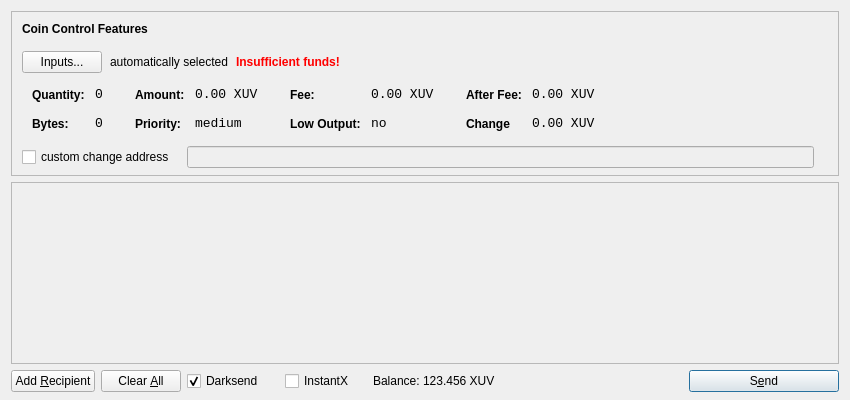
<?xml version="1.0" encoding="UTF-8"?>
<ui version="4.0">
 <class>SendCoinsDialog</class>
 <widget class="QDialog" name="SendCoinsDialog">
  <property name="geometry">
   <rect>
    <x>0</x>
    <y>0</y>
    <width>850</width>
    <height>400</height>
   </rect>
  </property>
  <property name="windowTitle">
   <string>Send Coins</string>
  </property>
  <layout class="QVBoxLayout" name="verticalLayout" stretch="0,1,0">
   <property name="bottomMargin">
    <number>8</number>
   </property>
   <item>
    <widget class="QFrame" name="frameCoinControl">
     <property name="sizePolicy">
      <sizepolicy hsizetype="Expanding" vsizetype="Expanding">
       <horstretch>0</horstretch>
       <verstretch>0</verstretch>
      </sizepolicy>
     </property>
     <property name="maximumSize">
      <size>
       <width>16777215</width>
       <height>16777215</height>
      </size>
     </property>
     <property name="frameShape">
      <enum>QFrame::StyledPanel</enum>
     </property>
     <property name="frameShadow">
      <enum>QFrame::Sunken</enum>
     </property>
     <layout class="QVBoxLayout" name="verticalLayoutCoinControl2">
      <property name="spacing">
       <number>-1</number>
      </property>
      <property name="leftMargin">
       <number>0</number>
      </property>
      <property name="topMargin">
       <number>0</number>
      </property>
      <property name="rightMargin">
       <number>0</number>
      </property>
      <property name="bottomMargin">
       <number>6</number>
      </property>
      <item>
       <layout class="QVBoxLayout" name="verticalLayoutCoinControl" stretch="0,0,0,0,1">
        <property name="spacing">
         <number>0</number>
        </property>
        <property name="leftMargin">
         <number>10</number>
        </property>
        <property name="topMargin">
         <number>10</number>
        </property>
        <item>
         <layout class="QHBoxLayout" name="horizontalLayoutCoinControl1">
          <property name="bottomMargin">
           <number>15</number>
          </property>
          <item>
           <widget class="QLabel" name="labelCoinControlFeatures">
            <property name="sizePolicy">
             <sizepolicy hsizetype="Preferred" vsizetype="Maximum">
              <horstretch>0</horstretch>
              <verstretch>0</verstretch>
             </sizepolicy>
            </property>
            <property name="font">
             <font>
              <weight>75</weight>
              <bold>true</bold>
             </font>
            </property>
            <property name="styleSheet">
             <string notr="true">font-weight:bold;</string>
            </property>
            <property name="text">
             <string>Coin Control Features</string>
            </property>
           </widget>
          </item>
         </layout>
        </item>
        <item>
         <layout class="QHBoxLayout" name="horizontalLayoutCoinControl2" stretch="0,0,0,0">
          <property name="spacing">
           <number>8</number>
          </property>
          <property name="bottomMargin">
           <number>10</number>
          </property>
          <item>
           <widget class="QPushButton" name="pushButtonCoinControl">
            <property name="styleSheet">
             <string notr="true"/>
            </property>
            <property name="text">
             <string>Inputs...</string>
            </property>
           </widget>
          </item>
          <item>
           <widget class="QLabel" name="labelCoinControlAutomaticallySelected">
            <property name="text">
             <string>automatically selected</string>
            </property>
            <property name="margin">
             <number>5</number>
            </property>
           </widget>
          </item>
          <item>
           <widget class="QLabel" name="labelCoinControlInsuffFunds">
            <property name="font">
             <font>
              <weight>75</weight>
              <bold>true</bold>
             </font>
            </property>
            <property name="styleSheet">
             <string notr="true">color:red;font-weight:bold;</string>
            </property>
            <property name="text">
             <string>Insufficient funds!</string>
            </property>
            <property name="margin">
             <number>5</number>
            </property>
           </widget>
          </item>
          <item>
           <spacer name="horizontalSpacerCoinControl">
            <property name="orientation">
             <enum>Qt::Horizontal</enum>
            </property>
            <property name="sizeHint" stdset="0">
             <size>
              <width>40</width>
              <height>1</height>
             </size>
            </property>
           </spacer>
          </item>
         </layout>
        </item>
        <item>
         <widget class="QWidget" name="widgetCoinControl" native="true">
          <property name="sizePolicy">
           <sizepolicy hsizetype="Preferred" vsizetype="Preferred">
            <horstretch>0</horstretch>
            <verstretch>0</verstretch>
           </sizepolicy>
          </property>
          <property name="minimumSize">
           <size>
            <width>0</width>
            <height>0</height>
           </size>
          </property>
          <property name="styleSheet">
           <string notr="true"/>
          </property>
          <layout class="QHBoxLayout" name="horizontalLayoutCoinControl5">
           <property name="margin">
            <number>0</number>
           </property>
           <item>
            <layout class="QHBoxLayout" name="horizontalLayoutCoinControl3" stretch="0,0,0,1">
             <property name="spacing">
              <number>20</number>
             </property>
             <property name="topMargin">
              <number>0</number>
             </property>
             <property name="bottomMargin">
              <number>10</number>
             </property>
             <item>
              <layout class="QFormLayout" name="formLayoutCoinControl1">
               <property name="horizontalSpacing">
                <number>10</number>
               </property>
               <property name="verticalSpacing">
                <number>14</number>
               </property>
               <property name="leftMargin">
                <number>10</number>
               </property>
               <property name="topMargin">
                <number>4</number>
               </property>
               <property name="rightMargin">
                <number>6</number>
               </property>
               <item row="0" column="0">
                <widget class="QLabel" name="labelCoinControlQuantityText">
                 <property name="styleSheet">
                  <string notr="true">font-weight:bold;</string>
                 </property>
                 <property name="text">
                  <string>Quantity:</string>
                 </property>
                 <property name="margin">
                  <number>0</number>
                 </property>
                </widget>
               </item>
               <item row="0" column="1">
                <widget class="QLabel" name="labelCoinControlQuantity">
                 <property name="font">
                  <font>
                   <family>Monospace</family>
                   <pointsize>10</pointsize>
                  </font>
                 </property>
                 <property name="cursor">
                  <cursorShape>IBeamCursor</cursorShape>
                 </property>
                 <property name="contextMenuPolicy">
                  <enum>Qt::ActionsContextMenu</enum>
                 </property>
                 <property name="text">
                  <string>0</string>
                 </property>
                 <property name="margin">
                  <number>0</number>
                 </property>
                 <property name="textInteractionFlags">
                  <set>Qt::LinksAccessibleByMouse|Qt::TextSelectableByKeyboard|Qt::TextSelectableByMouse</set>
                 </property>
                </widget>
               </item>
               <item row="1" column="0">
                <widget class="QLabel" name="labelCoinControlBytesText">
                 <property name="styleSheet">
                  <string notr="true">font-weight:bold;</string>
                 </property>
                 <property name="text">
                  <string>Bytes:</string>
                 </property>
                </widget>
               </item>
               <item row="1" column="1">
                <widget class="QLabel" name="labelCoinControlBytes">
                 <property name="font">
                  <font>
                   <family>Monospace</family>
                   <pointsize>10</pointsize>
                  </font>
                 </property>
                 <property name="cursor">
                  <cursorShape>IBeamCursor</cursorShape>
                 </property>
                 <property name="contextMenuPolicy">
                  <enum>Qt::ActionsContextMenu</enum>
                 </property>
                 <property name="text">
                  <string>0</string>
                 </property>
                 <property name="textInteractionFlags">
                  <set>Qt::LinksAccessibleByMouse|Qt::TextSelectableByKeyboard|Qt::TextSelectableByMouse</set>
                 </property>
                </widget>
               </item>
              </layout>
             </item>
             <item>
              <layout class="QFormLayout" name="formLayoutCoinControl2">
               <property name="horizontalSpacing">
                <number>10</number>
               </property>
               <property name="verticalSpacing">
                <number>14</number>
               </property>
               <property name="leftMargin">
                <number>6</number>
               </property>
               <property name="topMargin">
                <number>4</number>
               </property>
               <property name="rightMargin">
                <number>6</number>
               </property>
               <item row="0" column="0">
                <widget class="QLabel" name="labelCoinControlAmountText">
                 <property name="styleSheet">
                  <string notr="true">font-weight:bold;</string>
                 </property>
                 <property name="text">
                  <string>Amount:</string>
                 </property>
                 <property name="margin">
                  <number>0</number>
                 </property>
                </widget>
               </item>
               <item row="0" column="1">
                <widget class="QLabel" name="labelCoinControlAmount">
                 <property name="font">
                  <font>
                   <family>Monospace</family>
                   <pointsize>10</pointsize>
                  </font>
                 </property>
                 <property name="cursor">
                  <cursorShape>IBeamCursor</cursorShape>
                 </property>
                 <property name="contextMenuPolicy">
                  <enum>Qt::ActionsContextMenu</enum>
                 </property>
                 <property name="text">
                  <string>0.00 XUV</string>
                 </property>
                 <property name="textInteractionFlags">
                  <set>Qt::LinksAccessibleByMouse|Qt::TextSelectableByKeyboard|Qt::TextSelectableByMouse</set>
                 </property>
                </widget>
               </item>
               <item row="1" column="0">
                <widget class="QLabel" name="labelCoinControlPriorityText">
                 <property name="styleSheet">
                  <string notr="true">font-weight:bold;</string>
                 </property>
                 <property name="text">
                  <string>Priority:</string>
                 </property>
                </widget>
               </item>
               <item row="1" column="1">
                <widget class="QLabel" name="labelCoinControlPriority">
                 <property name="font">
                  <font>
                   <family>Monospace</family>
                   <pointsize>10</pointsize>
                  </font>
                 </property>
                 <property name="cursor">
                  <cursorShape>IBeamCursor</cursorShape>
                 </property>
                 <property name="contextMenuPolicy">
                  <enum>Qt::ActionsContextMenu</enum>
                 </property>
                 <property name="text">
                  <string>medium</string>
                 </property>
                 <property name="textInteractionFlags">
                  <set>Qt::LinksAccessibleByMouse|Qt::TextSelectableByKeyboard|Qt::TextSelectableByMouse</set>
                 </property>
                </widget>
               </item>
              </layout>
             </item>
             <item>
              <layout class="QFormLayout" name="formLayoutCoinControl3">
               <property name="horizontalSpacing">
                <number>10</number>
               </property>
               <property name="verticalSpacing">
                <number>14</number>
               </property>
               <property name="leftMargin">
                <number>6</number>
               </property>
               <property name="topMargin">
                <number>4</number>
               </property>
               <property name="rightMargin">
                <number>6</number>
               </property>
               <item row="0" column="0">
                <widget class="QLabel" name="labelCoinControlFeeText">
                 <property name="styleSheet">
                  <string notr="true">font-weight:bold;</string>
                 </property>
                 <property name="text">
                  <string>Fee:</string>
                 </property>
                 <property name="margin">
                  <number>0</number>
                 </property>
                </widget>
               </item>
               <item row="0" column="1">
                <widget class="QLabel" name="labelCoinControlFee">
                 <property name="font">
                  <font>
                   <family>Monospace</family>
                   <pointsize>10</pointsize>
                  </font>
                 </property>
                 <property name="cursor">
                  <cursorShape>IBeamCursor</cursorShape>
                 </property>
                 <property name="contextMenuPolicy">
                  <enum>Qt::ActionsContextMenu</enum>
                 </property>
                 <property name="text">
                  <string>0.00 XUV</string>
                 </property>
                 <property name="textInteractionFlags">
                  <set>Qt::LinksAccessibleByMouse|Qt::TextSelectableByKeyboard|Qt::TextSelectableByMouse</set>
                 </property>
                </widget>
               </item>
               <item row="1" column="0">
                <widget class="QLabel" name="labelCoinControlLowOutputText">
                 <property name="styleSheet">
                  <string notr="true">font-weight:bold;</string>
                 </property>
                 <property name="text">
                  <string>Low Output:</string>
                 </property>
                </widget>
               </item>
               <item row="1" column="1">
                <widget class="QLabel" name="labelCoinControlLowOutput">
                 <property name="font">
                  <font>
                   <family>Monospace</family>
                   <pointsize>10</pointsize>
                  </font>
                 </property>
                 <property name="cursor">
                  <cursorShape>IBeamCursor</cursorShape>
                 </property>
                 <property name="contextMenuPolicy">
                  <enum>Qt::ActionsContextMenu</enum>
                 </property>
                 <property name="text">
                  <string>no</string>
                 </property>
                 <property name="textInteractionFlags">
                  <set>Qt::LinksAccessibleByMouse|Qt::TextSelectableByKeyboard|Qt::TextSelectableByMouse</set>
                 </property>
                </widget>
               </item>
              </layout>
             </item>
             <item>
              <layout class="QFormLayout" name="formLayoutCoinControl4">
               <property name="horizontalSpacing">
                <number>10</number>
               </property>
               <property name="verticalSpacing">
                <number>14</number>
               </property>
               <property name="leftMargin">
                <number>6</number>
               </property>
               <property name="topMargin">
                <number>4</number>
               </property>
               <property name="rightMargin">
                <number>6</number>
               </property>
               <item row="0" column="0">
                <widget class="QLabel" name="labelCoinControlAfterFeeText">
                 <property name="styleSheet">
                  <string notr="true">font-weight:bold;</string>
                 </property>
                 <property name="text">
                  <string>After Fee:</string>
                 </property>
                 <property name="margin">
                  <number>0</number>
                 </property>
                </widget>
               </item>
               <item row="0" column="1">
                <widget class="QLabel" name="labelCoinControlAfterFee">
                 <property name="font">
                  <font>
                   <family>Monospace</family>
                   <pointsize>10</pointsize>
                  </font>
                 </property>
                 <property name="cursor">
                  <cursorShape>IBeamCursor</cursorShape>
                 </property>
                 <property name="contextMenuPolicy">
                  <enum>Qt::ActionsContextMenu</enum>
                 </property>
                 <property name="text">
                  <string>0.00 XUV</string>
                 </property>
                 <property name="textInteractionFlags">
                  <set>Qt::LinksAccessibleByMouse|Qt::TextSelectableByKeyboard|Qt::TextSelectableByMouse</set>
                 </property>
                </widget>
               </item>
               <item row="1" column="0">
                <widget class="QLabel" name="labelCoinControlChangeText">
                 <property name="styleSheet">
                  <string notr="true">font-weight:bold;</string>
                 </property>
                 <property name="text">
                  <string>Change</string>
                 </property>
                </widget>
               </item>
               <item row="1" column="1">
                <widget class="QLabel" name="labelCoinControlChange">
                 <property name="font">
                  <font>
                   <family>Monospace</family>
                   <pointsize>10</pointsize>
                  </font>
                 </property>
                 <property name="cursor">
                  <cursorShape>IBeamCursor</cursorShape>
                 </property>
                 <property name="contextMenuPolicy">
                  <enum>Qt::ActionsContextMenu</enum>
                 </property>
                 <property name="text">
                  <string>0.00 XUV</string>
                 </property>
                 <property name="textInteractionFlags">
                  <set>Qt::LinksAccessibleByMouse|Qt::TextSelectableByKeyboard|Qt::TextSelectableByMouse</set>
                 </property>
                </widget>
               </item>
              </layout>
             </item>
            </layout>
           </item>
          </layout>
         </widget>
        </item>
        <item>
         <layout class="QHBoxLayout" name="horizontalLayoutCoinControl4" stretch="0,0,0">
          <property name="spacing">
           <number>12</number>
          </property>
          <property name="sizeConstraint">
           <enum>QLayout::SetDefaultConstraint</enum>
          </property>
          <property name="topMargin">
           <number>5</number>
          </property>
          <property name="rightMargin">
           <number>5</number>
          </property>
          <item>
           <widget class="QCheckBox" name="checkBoxCoinControlChange">
            <property name="text">
             <string>custom change address</string>
            </property>
           </widget>
          </item>
          <item>
           <widget class="QLineEdit" name="lineEditCoinControlChange">
            <property name="enabled">
             <bool>false</bool>
            </property>
            <property name="sizePolicy">
             <sizepolicy hsizetype="Expanding" vsizetype="Fixed">
              <horstretch>0</horstretch>
              <verstretch>0</verstretch>
             </sizepolicy>
            </property>
           </widget>
          </item>
          <item>
           <widget class="QLabel" name="labelCoinControlChangeLabel">
            <property name="sizePolicy">
             <sizepolicy hsizetype="Preferred" vsizetype="Expanding">
              <horstretch>0</horstretch>
              <verstretch>0</verstretch>
             </sizepolicy>
            </property>
            <property name="minimumSize">
             <size>
              <width>0</width>
              <height>0</height>
             </size>
            </property>
            <property name="text">
             <string/>
            </property>
            <property name="margin">
             <number>3</number>
            </property>
           </widget>
          </item>
         </layout>
        </item>
        <item>
         <spacer name="verticalSpacerCoinControl">
          <property name="orientation">
           <enum>Qt::Vertical</enum>
          </property>
          <property name="sizeHint" stdset="0">
           <size>
            <width>800</width>
            <height>1</height>
           </size>
          </property>
         </spacer>
        </item>
       </layout>
      </item>
     </layout>
    </widget>
   </item>
   <item>
    <widget class="QScrollArea" name="scrollArea">
     <property name="widgetResizable">
      <bool>true</bool>
     </property>
     <widget class="QWidget" name="scrollAreaWidgetContents">
      <property name="geometry">
       <rect>
        <x>0</x>
        <y>0</y>
        <width>830</width>
        <height>165</height>
       </rect>
      </property>
      <layout class="QVBoxLayout" name="verticalLayout_2">
       <property name="margin">
        <number>0</number>
       </property>
       <item>
        <layout class="QVBoxLayout" name="entries">
         <property name="spacing">
          <number>6</number>
         </property>
        </layout>
       </item>
       <item>
        <spacer name="verticalSpacer">
         <property name="orientation">
          <enum>Qt::Vertical</enum>
         </property>
         <property name="sizeHint" stdset="0">
          <size>
           <width>20</width>
           <height>40</height>
          </size>
         </property>
        </spacer>
       </item>
      </layout>
     </widget>
    </widget>
   </item>
   <item>
    <layout class="QHBoxLayout" name="horizontalLayout">
     <item>
      <widget class="QPushButton" name="addButton">
       <property name="toolTip">
        <string>Send to multiple recipients at once</string>
       </property>
       <property name="text">
        <string>Add &amp;Recipient</string>
       </property>
       <property name="autoDefault">
        <bool>false</bool>
       </property>
      </widget>
     </item>
     <item>
      <widget class="QPushButton" name="clearButton">
       <property name="sizePolicy">
        <sizepolicy hsizetype="Minimum" vsizetype="Fixed">
         <horstretch>0</horstretch>
         <verstretch>0</verstretch>
        </sizepolicy>
       </property>
       <property name="toolTip">
        <string>Remove all transaction fields</string>
       </property>
       <property name="text">
        <string>Clear &amp;All</string>
       </property>
       <property name="autoRepeatDelay">
        <number>300</number>
       </property>
       <property name="autoDefault">
        <bool>false</bool>
       </property>
      </widget>
     </item>
     <item>
      <layout class="QHBoxLayout" name="horizontalLayout_2">
       <property name="spacing">
        <number>3</number>
       </property>
        <item>
        <widget class="QCheckBox" name="checkUseDarksend">
         <property name="minimumSize">
          <size>
           <width>95</width>
           <height>0</height>
          </size>
         </property>
         <property name="text">
          <string>Darksend</string>
         </property>
         <property name="checked">
          <bool>true</bool>
         </property>
        </widget>
       </item>
       <item>
        <widget class="QCheckBox" name="checkInstantX">
         <property name="enabled">
          <bool>true</bool>
         </property>
         <property name="minimumSize">
          <size>
           <width>85</width>
           <height>0</height>
          </size>
         </property>
         <property name="text">
          <string>InstantX</string>
         </property>
        </widget>
       </item>
       <item>
        <widget class="QLabel" name="label">
         <property name="sizePolicy">
          <sizepolicy hsizetype="Preferred" vsizetype="Fixed">
           <horstretch>0</horstretch>
           <verstretch>0</verstretch>
          </sizepolicy>
         </property>
         <property name="text">
          <string>Balance:</string>
         </property>
        </widget>
       </item>
       <item>
        <widget class="QLabel" name="labelBalance">
         <property name="sizePolicy">
          <sizepolicy hsizetype="Preferred" vsizetype="Fixed">
           <horstretch>0</horstretch>
           <verstretch>0</verstretch>
          </sizepolicy>
         </property>
         <property name="cursor">
          <cursorShape>IBeamCursor</cursorShape>
         </property>
         <property name="text">
          <string>123.456 XUV</string>
         </property>
         <property name="textInteractionFlags">
          <set>Qt::LinksAccessibleByMouse|Qt::TextSelectableByKeyboard|Qt::TextSelectableByMouse</set>
         </property>
        </widget>
       </item>
      </layout>
     </item>
     <item>
      <spacer name="horizontalSpacer">
       <property name="orientation">
        <enum>Qt::Horizontal</enum>
       </property>
       <property name="sizeHint" stdset="0">
        <size>
         <width>40</width>
         <height>20</height>
        </size>
       </property>
      </spacer>
     </item>
     <item>
      <widget class="QPushButton" name="sendButton">
       <property name="minimumSize">
        <size>
         <width>150</width>
         <height>0</height>
        </size>
       </property>
       <property name="toolTip">
        <string>Confirm the send action</string>
       </property>
       <property name="text">
        <string>S&amp;end</string>
       </property>
       <property name="icon">
        <iconset resource="../bitcoin.qrc">
         <normaloff>:/icons/send</normaloff>:/icons/send</iconset>
       </property>
       <property name="default">
        <bool>true</bool>
       </property>
      </widget>
     </item>
    </layout>
   </item>
  </layout>
 </widget>
 <resources>
  <include location="../bitcoin.qrc"/>
 </resources>
 <connections/>
</ui>
